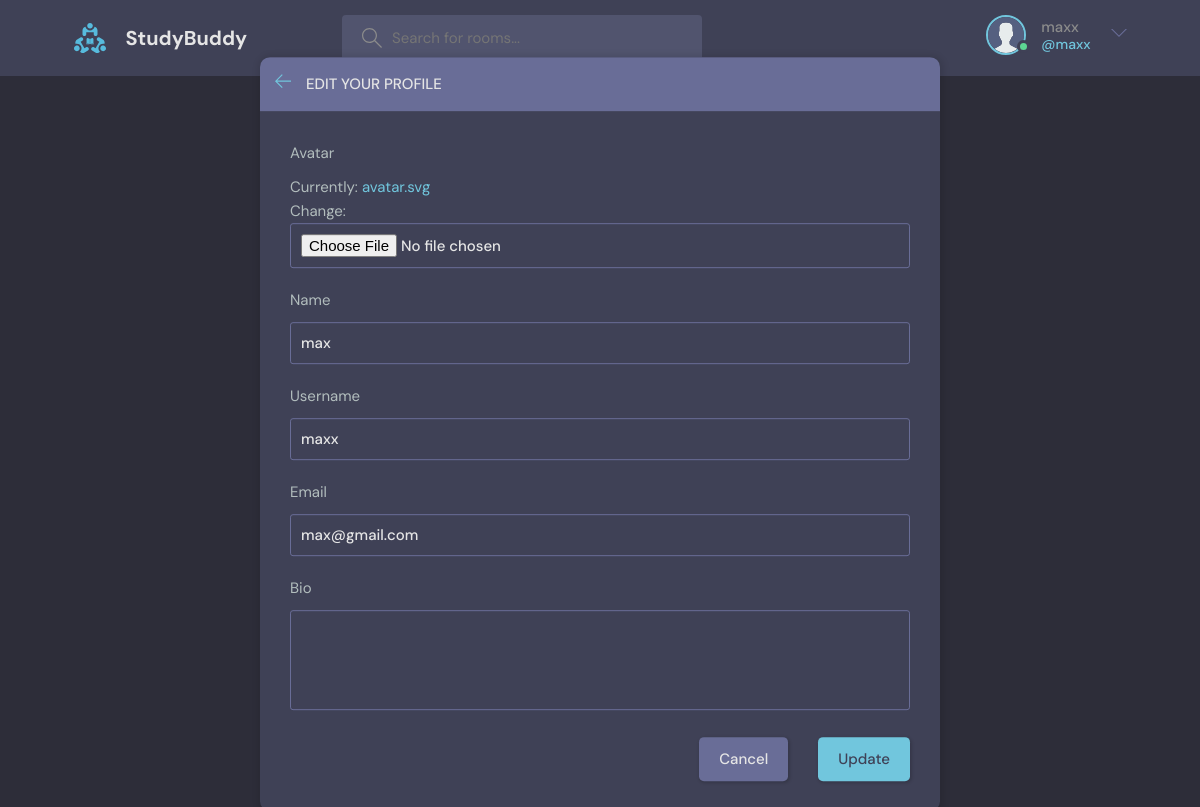
/Update_user/ (signed in), run on the app's committed database.
### base/models.py (models this page shows)
class User(AbstractUser):
    name = models.CharField(max_length=200,null=True)
    email = models.EmailField(unique=True, null=True)
    bio = models.TextField(null=True)
    avatar = models.ImageField(null=True, default="avatar.svg")
    USERNAME_FIELD = 'email'
    REQUIRED_FIELDS = []

### base/views.py (the view)
# urls.py: path('Update_user/',views.UpdateUser,name='Update_user'),
@login_required(login_url='login')
def UpdateUser(request):
    user = request.user
    form = UserForm(instance=user)
    if request.method == 'POST':
        form = UserForm(request.POST,request.FILES, instance=user)
        if form.is_valid():
            form.save()
            return redirect('profile',pk=user.id)
    context  = {'form':form}
    return render(request,'base/Update_user.html',context)

### base/form.py
class UserForm(ModelForm):
    class Meta:
        model = User
        fields = ['avatar','name','username','email','bio']

### base/templates/base/Update_user.html (shortened to what this page needs)
{% extends 'main.html' %}
{% block content %}
<main class="update-account layout">
        <div class="container">
            <div class="layout__box">
                <div class="layout__boxHeader">
                    <div class="layout__boxTitle">
                        <a href="{% url 'Home' %}">
                            <svg version="1.1" xmlns="http://www.w3.org/2000/svg" width="32" height="32"
                                viewBox="0 0 32 32">
                                <title>arrow-left</title>
                                <path
                                    d="M13.723 2.286l-13.723 13.714 13.719 13.714 1.616-1.611-10.96-10.96h27.625v-2.286h-27.625l10.965-10.965-1.616-1.607z">
                                </path>
                            </svg>
                        </a>
                        <h3>Edit your profile</h3>
                    </div>
                </div>
                <div class="layout__body">
                    <form class="form" action="" method="POST" enctype="multipart/form-data">
                      {% for fields in form %}
                        <div class="form__group">
                            <label for="profile_pic">{{fields.label}}</label>
                            {{fields}}
                        </div>
                      {% endfor %}
                        <div class="form__action">
                            <a class="btn btn--dark" href="{% url 'Home' %}">Cancel</a>
                            <button class="btn btn--main" type="submit">Update</button>
                        </div>
                    </form>
                </div>
            </div>
        </div>
    </main>
{% endblock %}

### template/navbar.html (shortened to what this page needs)
{% load static %}
<header class="header header--loggedIn">
    <div class="container">
      <a href="{% url 'Home' %}" class="header__logo">
        <img src="{% static 'images/logo.svg' %}" />
        <h1>StudyBuddy</h1>
      </a>
      <form class="header__search" method="GET" action="{% url 'Home' %}">
        <label>
          <input name="q"  placeholder="Search for rooms..." />
        </label>
      </form>
      <nav class="header__menu">
        {% if request.user.is_authenticated %}
        <div class="header__user">
          <a href="{% url 'profile' request.user.id %}">
            <div class="avatar avatar--medium active">
              <img src="{{request.user.avatar.url}}" />
            </div>
            <p>{{request.user.username}} <span>@{{request.user.username}}</span></p>
          </a>
          <button class="dropdown-button">
            <svg version="1.1" xmlns="http://www.w3.org/2000/svg" width="32" height="32" viewBox="0 0 32 32">
              <title>chevron-down</title>
              <path d="M16 21l-13-13h-3l16 16 16-16h-3l-13 13z"></path>
            </svg>
          </button>
        </div>
        {% else %}
        <a href="{% url 'login' %}">
            <img src="{% static './images/avatar.svg' %}" alt="">
            <p>Login</p>
        </a>
        {% endif %}
      </nav>
    </div>
  </header>

### data on the page
User: user.avatar (placeholder picture), user.username "maxx", form "max" "maxx" "max@gmail.com"

### other printed values
{{ fields.label }} "Avatar" "Name" "Username" "Email" "Bio"
